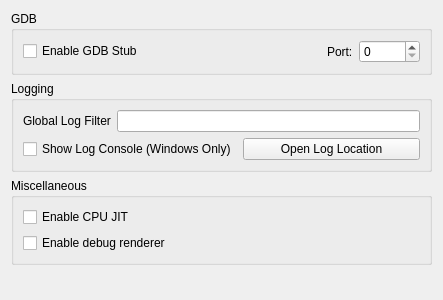
<?xml version="1.0" encoding="UTF-8"?>
<ui version="4.0">
 <class>ConfigureDebug</class>
 <widget class="QWidget" name="ConfigureDebug">
  <property name="geometry">
   <rect>
    <x>0</x>
    <y>0</y>
    <width>443</width>
    <height>300</height>
   </rect>
  </property>
  <property name="windowTitle">
   <string>Form</string>
  </property>
  <layout class="QVBoxLayout" name="verticalLayout_1">
   <item>
    <layout class="QVBoxLayout" name="verticalLayout_2">
     <item>
      <widget class="QGroupBox" name="groupBox">
       <property name="title">
        <string>GDB</string>
       </property>
       <layout class="QVBoxLayout" name="verticalLayout_3">
        <item>
         <layout class="QHBoxLayout" name="horizontalLayout_1">
          <item>
           <widget class="QCheckBox" name="toggle_gdbstub">
            <property name="text">
             <string>Enable GDB Stub</string>
            </property>
           </widget>
          </item>
          <item>
           <spacer name="horizontalSpacer">
            <property name="orientation">
             <enum>Qt::Horizontal</enum>
            </property>
            <property name="sizeHint" stdset="0">
             <size>
              <width>40</width>
              <height>20</height>
             </size>
            </property>
           </spacer>
          </item>
          <item>
           <widget class="QLabel" name="label_2">
            <property name="text">
             <string>Port:</string>
            </property>
           </widget>
          </item>
          <item>
           <widget class="QSpinBox" name="gdbport_spinbox">
            <property name="maximum">
             <number>65536</number>
            </property>
           </widget>
          </item>
         </layout>
        </item>
       </layout>
      </widget>
     </item>
    </layout>
   </item>
   <item>
    <widget class="QGroupBox" name="groupBox_2">
     <property name="title">
      <string>Logging</string>
     </property>
     <layout class="QVBoxLayout" name="verticalLayout">
      <item>
       <layout class="QHBoxLayout" name="horizontalLayout">
        <item>
         <widget class="QLabel" name="label">
          <property name="text">
           <string>Global Log Filter</string>
          </property>
         </widget>
        </item>
        <item>
         <widget class="QLineEdit" name="log_filter_edit"/>
        </item>
       </layout>
      </item>
      <item>
       <layout class="QHBoxLayout" name="horizontalLayout_2">
        <item>
         <widget class="QCheckBox" name="toggle_console">
          <property name="text">
           <string>Show Log Console (Windows Only)</string>
          </property>
         </widget>
        </item>
        <item>
         <widget class="QPushButton" name="open_log_button">
          <property name="text">
           <string>Open Log Location</string>
          </property>
         </widget>
        </item>
       </layout>
      </item>
     </layout>
    </widget>
   </item>
   <item>
    <widget class="QGroupBox" name="groupBox_3">
     <property name="title">
      <string>Miscellaneous</string>
     </property>
     <layout class="QVBoxLayout" name="verticalLayout_4">
      <item>
       <widget class="QCheckBox" name="toggle_cpu_jit">
        <property name="toolTip">
         <string>&lt;html&gt;&lt;head/&gt;&lt;body&gt;&lt;p&gt;Enables the use of the ARM JIT compiler for emulating the 3DS CPUs. Don't disable unless for debugging purposes&lt;/p&gt;&lt;/body&gt;&lt;/html&gt;</string>
        </property>
        <property name="text">
         <string>Enable CPU JIT</string>
        </property>
       </widget>
      </item>
      <item>
       <widget class="QCheckBox" name="toggle_renderer_debug">
        <property name="toolTip">
         <string>&lt;html&gt;&lt;head/&gt;&lt;body&gt;&lt;p&gt;Enables debug reporting in the currently selected graphics API. Causes measurable performance loss, don't enable unless for debugging purposes&lt;/p&gt;&lt;/body&gt;&lt;/html&gt;</string>
        </property>
        <property name="text">
         <string>Enable debug renderer</string>
        </property>
       </widget>
      </item>
     </layout>
    </widget>
   </item>
   <item>
    <spacer name="verticalSpacer">
     <property name="orientation">
      <enum>Qt::Vertical</enum>
     </property>
     <property name="sizeHint" stdset="0">
      <size>
       <width>20</width>
       <height>40</height>
      </size>
     </property>
    </spacer>
   </item>
  </layout>
 </widget>
 <tabstops>
  <tabstop>toggle_gdbstub</tabstop>
  <tabstop>gdbport_spinbox</tabstop>
  <tabstop>log_filter_edit</tabstop>
  <tabstop>toggle_console</tabstop>
  <tabstop>open_log_button</tabstop>
  <tabstop>toggle_cpu_jit</tabstop>
 </tabstops>
 <resources/>
 <connections>
  <connection>
   <sender>toggle_gdbstub</sender>
   <signal>toggled(bool)</signal>
   <receiver>gdbport_spinbox</receiver>
   <slot>setEnabled(bool)</slot>
   <hints>
    <hint type="sourcelabel">
     <x>84</x>
     <y>157</y>
    </hint>
    <hint type="destinationlabel">
     <x>342</x>
     <y>158</y>
    </hint>
   </hints>
  </connection>
 </connections>
</ui>
